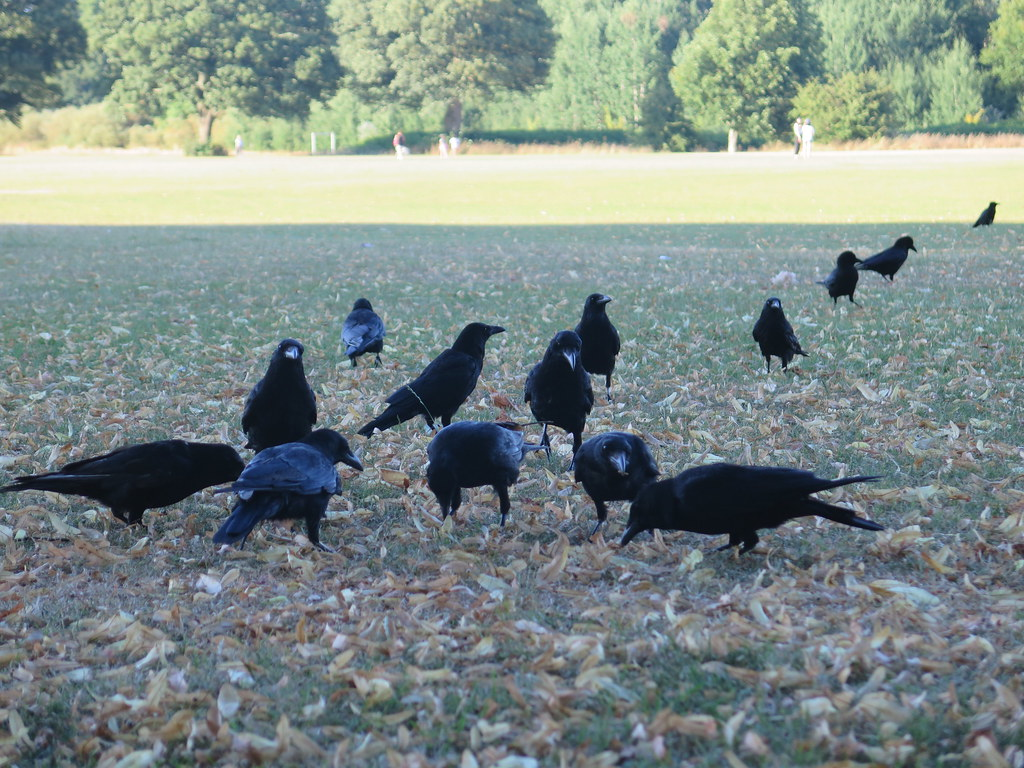
#> input picture crowDetection/crow2.jpg, 1024 x 768 px
$ jupyter execute 'Image Processing-Copy1.ipynb'   (shell and % lines are left out)   (older library calls are emulated)
#> lines starting #> are read from the running program, lines starting #| are printed output that depends on the picture; after the words box and inside, x2 and y2 are one past the last pixel; in counts of white or black regions, pixels touching at a corner belong together
[cell 1]
import matplotlib.pyplot as plt
import matplotlib.image as mpimg
import numpy as np
import numpy as np
import matplotlib.pyplot as plt


plt.figure(figsize=(10,10))
#from scipy import misc

# Read Images
#img = misc.imread(r'crow2.jpg')
import imageio
img=imageio.imread("crow2.jpg")
#> img is the input picture: shape (768, 1024, 3); mean R, G, B 126.4, 139.5, 136
#from PIL import Image
#img = Image.open("crow2.jpg")
# Output Images
plt.imshow(img)

[cell 2]
import skimage.color

grayscale = skimage.color.rgb2gray(img)
img_hsv = skimage.color.rgb2hsv(img)
#> img_hsv: shape (768, 1024, 3) float64; mean of channels 0, 1, 2 0.46, 0.203, 0.572

fig, axes = plt.subplots(1, 3, figsize=(10, 10))
ax = axes.ravel()
ax[0].imshow(img)
ax[0].set_title("Original")

ax[1].imshow(grayscale, cmap=plt.cm.gray)
ax[1].set_title("Grayscale")

ax[2].imshow(img_hsv,cmap ="hsv")
ax[2].set_title("HSV")

fig.tight_layout()
plt.show()

[cell 3]
plt.imshow(img_hsv[:,:,2],cmap="hsv")

[cell 4]
from scipy.misc import imsave
imsave('v component.jpg', img_hsv)

[cell 5]
import cv2
import numpy as np
import scipy
import matplotlib.pyplot as plt

img = cv2.imread(r'crow.jpg')
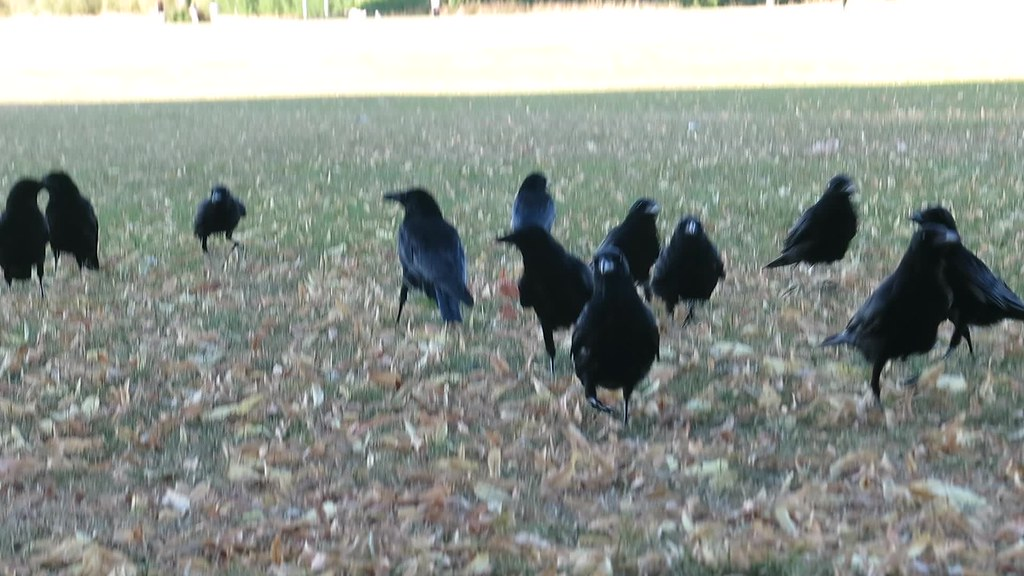
#> input picture crowDetection/crow.jpg, 1024 x 576 px
#> img is the input picture: shape (576, 1024, 3); mean B, G, R 142.3, 147.8, 141.4
hsv =cv2.cvtColor(img,cv2.COLOR_BGR2HSV)
#> hsv: shape (576, 1024, 3); mean H, S, V 62, 27.7, 149.8

[cell 6]
plt.imshow(hsv)

[cell 7]
light_orange = (210, 52, 34)
dark_orange = (180, 32, 7)

[cell 8]
from matplotlib.colors import hsv_to_rgb
lo_square = np.full((10, 10, 3), light_orange, dtype=np.uint8) / 255.0
do_square = np.full((10, 10, 3), dark_orange, dtype=np.uint8) / 255.0
plt.subplot(1, 2, 1)
plt.imshow(hsv_to_rgb(do_square))
plt.subplot(1, 2, 2)
plt.imshow(hsv_to_rgb(lo_square))
plt.show()

[cell 9]
light_orange = (54, 78, 106)
dark_orange = (13, 19, 19)

[cell 10]
mask = cv2.inRange(hsv, light_orange, dark_orange)
#> mask: shape (576, 1024); every value is 0
res= cv2.bitwise_and(hsv,hsv,mask=mask)
#> res: shape (576, 1024, 3); every value is 0
plt.imshow(mask)

[cell 11]
plt.imshow(res)

[cell 12]
# Python program to transform an image using
# threshold.
import numpy as np
import cv2
from matplotlib import pyplot as plt

# Image operation using thresholding
img = cv2.imread(r'crow.jpg')
gray =cv2.cvtColor(img,cv2.COLOR_RGB2GRAY)

ret, thresh = cv2.threshold(gray, 0, 15,
                            cv2.THRESH_BINARY +
                            cv2.THRESH_OTSU)
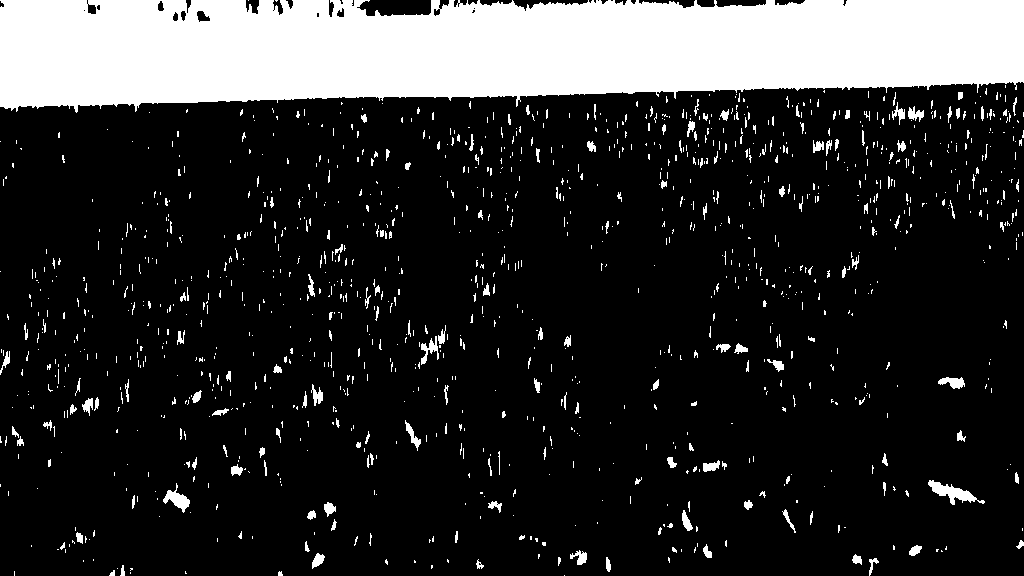
#> thresh: shape (576, 1024); values 0 (black) and 15 (white), 18.6% white; 1237 white regions (1063 under 20 px), largest, box (x1, y1, x2, y2) and area: (0, 0, 1024, 113) 94616, (928, 480, 985, 505) 525, (163, 483, 190, 513) 316
#> ret = 182
plt.imshow(thresh)
plt.show()

[cell 13]
kernel = np.ones((3, 3), np.uint8)
closing = cv2.morphologyEx(thresh, cv2.MORPH_CLOSE,
                            kernel, iterations = 2)
#> closing: shape (576, 1024); values 0 (black) and 15 (white), 19.4% white; 852 white regions (615 under 20 px), largest, box (x1, y1, x2, y2) and area: (0, 0, 1024, 113) 95762, (928, 480, 985, 505) 564, (415, 325, 448, 369) 464

# Background area using Dialation
bg = cv2.dilate(closing, kernel, iterations = 1)
#> bg: shape (576, 1024); values 0 (black) and 15 (white), 23.5% white; 758 white regions (239 under 20 px), largest, box (x1, y1, x2, y2) and area: (0, 0, 1024, 114) 97829, (927, 479, 986, 506) 748, (414, 324, 449, 370) 658

# Finding foreground area
dist_transform = cv2.distanceTransform(closing, cv2.DIST_L2, 0)
ret, fg = cv2.threshold(dist_transform, 0.02
                        * dist_transform.max(), 255, 0)
#> fg: shape (576, 1024) float32; 16.9% white; 268 white regions (193 under 20 px), largest, box (x1, y1, x2, y2) and area: (0, 0, 1024, 111) 93691, (929, 481, 976, 504) 388, (890, 101, 923, 121) 270
#> ret = 1.76

plt.imshow(fg)
plt.show()

[cell 14]
hsv = cv2.cvtColor(img, cv2.COLOR_BGR2HSV)

lower_gray = np.array([0,0,0], np.uint8)
upper_gray = np.array([50,50,100], np.uint8)

mask_gray = cv2.inRange(img, lower_gray, upper_gray)
#> mask_gray: shape (576, 1024); 7.5% white; 67 white regions (52 under 20 px), largest, box (x1, y1, x2, y2) and area: (500, 203, 659, 423) 15018, (858, 229, 1024, 399) 11029, (0, 173, 99, 288) 7072
img_res = cv2.bitwise_and(img, img, mask = mask_gray)

[cell 15]
from matplotlib.colors import hsv_to_rgb
lo_square = np.full((10, 10, 3), lower_gray, dtype=np.uint8) / 255.0
do_square = np.full((10, 10, 3), upper_gray, dtype=np.uint8) / 255.0
plt.subplot(1, 2, 1)
plt.imshow(hsv_to_rgb(do_square))
plt.subplot(1, 2, 2)
plt.imshow(hsv_to_rgb(lo_square))
plt.show()
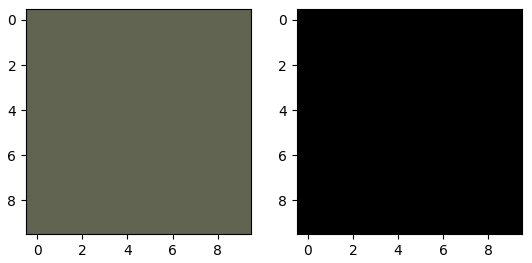
#> figure drawn by matplotlib, 2 panels

[cell 16]
plt.imshow(mask_gray,cmap="gray")

[cell 17]
# noise removal
kernel = np.ones((3,3),np.uint8)
opening = cv2.morphologyEx(mask_gray,cv2.MORPH_OPEN,kernel, iterations = 2)
#> opening: shape (576, 1024); 7.2% white; 13 white regions, largest, box (x1, y1, x2, y2) and area: (508, 204, 659, 398) 14737, (863, 229, 1024, 394) 10642, (0, 174, 98, 281) 6908

# sure background area
sure_bg = cv2.dilate(opening,kernel,iterations=3)
#> sure_bg: shape (576, 1024); 9.2% white; 9 white regions, largest, box (x1, y1, x2, y2) and area: (505, 201, 726, 401) 22508, (860, 206, 1024, 397) 13706, (0, 171, 101, 284) 8553
# Finding sure foreground area
dist_transform = cv2.distanceTransform(opening,cv2.DIST_L2,5)
ret, sure_fg = cv2.threshold(dist_transform,0.7*dist_transform.max(),255,0)
#> sure_fg: shape (576, 1024) float32; 0.3% white; 5 white regions, box (x1, y1, x2, y2) and area: (607, 314, 635, 364) 795, (893, 265, 947, 333) 712, (546, 275, 563, 301) 208, (14, 238, 22, 246) 25, (691, 266, 695, 275) 23
#> ret = 24.61
# Finding unknown region
sure_fg = np.uint8(sure_fg)
unknown = cv2.subtract(sure_bg,sure_fg)
#> unknown: shape (576, 1024); 8.9% white; 9 white regions, largest, box (x1, y1, x2, y2) and area: (505, 201, 726, 401) 21482, (860, 206, 1024, 397) 12994, (0, 171, 101, 284) 8528

plt.imshow(sure_bg,cmap="gray")

[cell 18]
# Marker labelling
ret, markers = cv2.connectedComponents(sure_bg)
#> markers: shape (576, 1024) int32; 10 distinct labels, from 0 to 9
#> ret = 10
# Add one to all labels so that sure background is not 0, but 1
markers = markers+1
#> markers: shape (576, 1024) int32; 10 distinct labels, from 1 to 10
# Now, mark the region of unknown with zero
markers[unknown==255] = 0
#> markers: shape (576, 1024) int32; 5 distinct labels, from 0 to 8

[cell 19]
plt.imshow(markers)

[cell 20]
markers = cv2.watershed(img,markers)
#> markers: shape (576, 1024) int32; 5 distinct labels, from -1 to 8
img[markers == -1] = [255,0,0]
#> img: shape (576, 1024, 3); 0.91% of pixels changed, all inside (x1, y1, x2, y2) = (0, 0, 1024, 576)

[cell 21]
plt.figure(figsize=(10,10))
plt.imshow(img)

[cell 22]
kernel = np.ones((3, 3), np.uint8)
closing = cv2.morphologyEx(mask_gray, cv2.MORPH_CLOSE,
                            kernel, iterations = 5)
#> closing: shape (576, 1024); 8.2% white; 23 white regions (15 under 20 px), largest, box (x1, y1, x2, y2) and area: (498, 202, 725, 423) 20345, (849, 209, 1024, 399) 12253, (0, 173, 99, 288) 7666

# Background area using Dialation
bg = cv2.dilate(closing, kernel, iterations = 2)
#> bg: shape (576, 1024); 9.6% white; 17 white regions (1 under 20 px), largest, box (x1, y1, x2, y2) and area: (496, 200, 727, 425) 23242, (847, 207, 1024, 401) 14056, (0, 171, 101, 299) 8672

# Finding foreground area
dist_transform = cv2.distanceTransform(closing, cv2.DIST_L2, 0)
ret, fg = cv2.threshold(dist_transform, 0.03* dist_transform.max(), 255, 0)
#> fg: shape (576, 1024) float32; 7.6% white; 13 white regions (5 under 20 px), largest, box (x1, y1, x2, y2) and area: (502, 203, 724, 409) 19210, (850, 210, 1024, 396) 11555, (0, 174, 98, 283) 7268
#> ret = 1.27

plt.imshow(fg,cmap="gray")

[cell 23]
# noise removal
kernel = np.ones((3,3),np.uint8)
opening = cv2.morphologyEx(thresh,cv2.MORPH_OPEN,kernel, iterations = 2)
#> opening: shape (576, 1024); values 0 (black) and 15 (white), 16.4% white; 49 white regions (1 under 20 px), largest, box (x1, y1, x2, y2) and area: (0, 0, 1024, 108) 93850, (929, 481, 974, 501) 443, (166, 491, 189, 509) 260
# sure background area
sure_bg = cv2.dilate(opening,kernel,iterations=3)
#> sure_bg: shape (576, 1024); values 0 (black) and 15 (white), 18.4% white; 43 white regions, largest, box (x1, y1, x2, y2) and area: (0, 0, 1024, 111) 99510, (926, 478, 977, 504) 875, (163, 488, 192, 512) 542
# Finding sure foreground area
dist_transform = cv2.distanceTransform(opening,cv2.DIST_L2,5)
ret, sure_fg = cv2.threshold(dist_transform,0.7*dist_transform.max(),255,0)
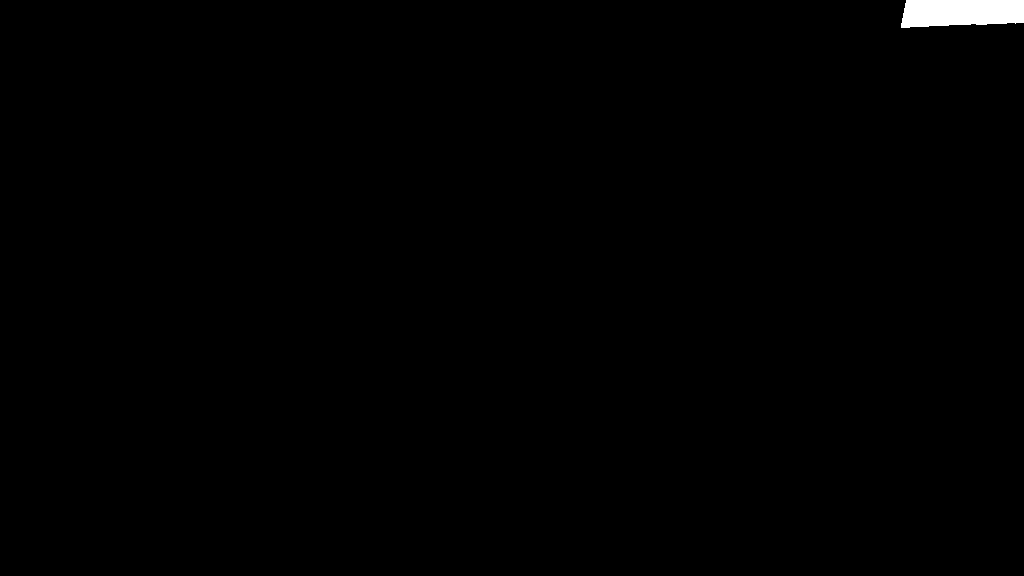
#> sure_fg: shape (576, 1024) float32; 0.51% white; 1 white region, box (x1, y1, x2, y2) and area: (901, 0, 1024, 28) 3037
#> ret = 59.5

sure_fg = np.uint8(fg)
unknown = cv2.subtract(bg,sure_fg)
#> unknown: shape (576, 1024); 2% white; 18 white regions (1 under 20 px), largest, box (x1, y1, x2, y2) and area: (496, 200, 727, 425) 4020, (847, 207, 1024, 401) 2499, (0, 171, 101, 299) 1260
# Marker labelling
ret, markers = cv2.connectedComponents(sure_fg,connectivity=4)
#> markers: shape (576, 1024) int32; 19 distinct labels, from 0 to 18
#> ret = 19
# Add one to all labels so that sure background is not 0, but 1
markers = markers+1
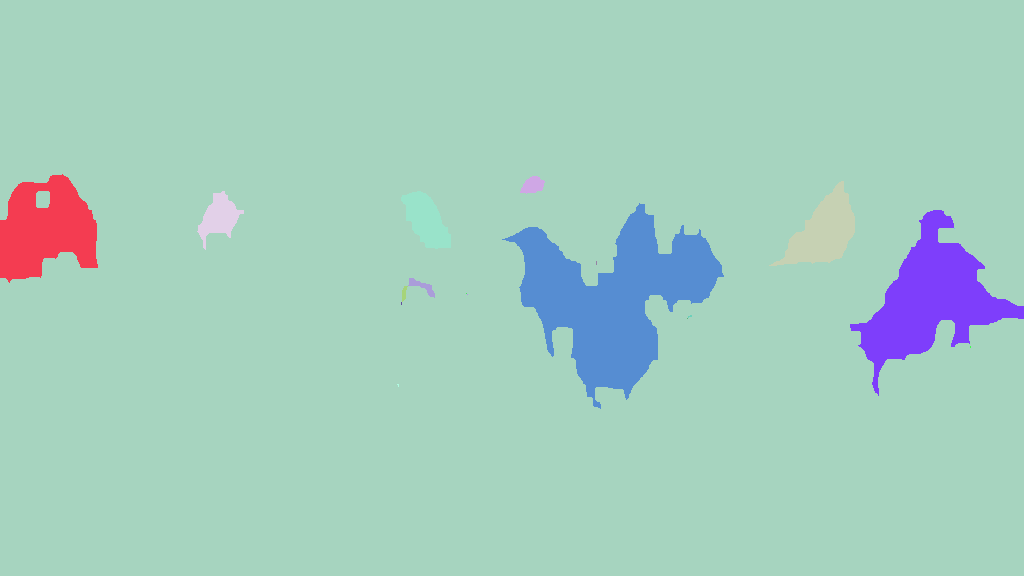
#> markers: shape (576, 1024) int32; 19 distinct labels, from 1 to 19; one colour per label, 0 black
# Now, mark the region of unknown with zero
markers[unknown==255] = 0
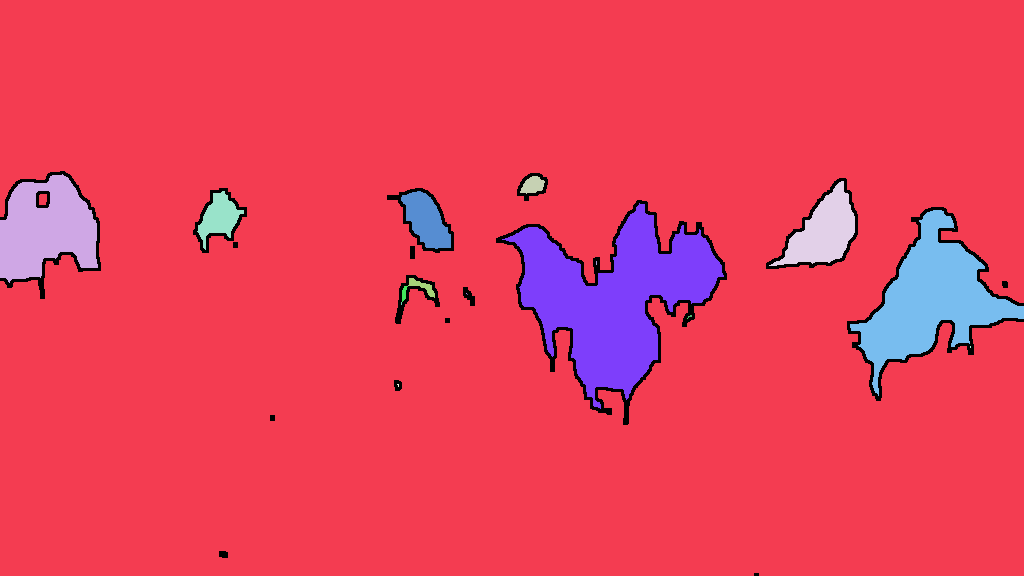
#> markers: shape (576, 1024) int32; 20 distinct labels, from 0 to 19; one colour per label, 0 black

[cell 24]
plt.imshow(markers)

[cell 25]
markers = cv2.watershed(img,markers)
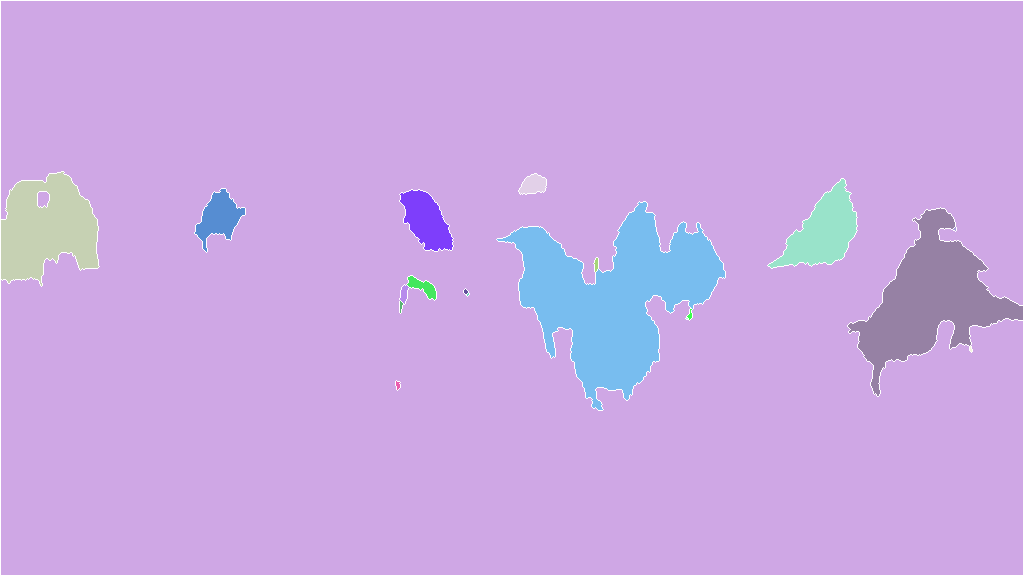
#> markers: shape (576, 1024) int32; 20 distinct labels, from -1 to 19; one colour per label, 0 black, -1 white
img[markers == -1] = [252, 240, 3]
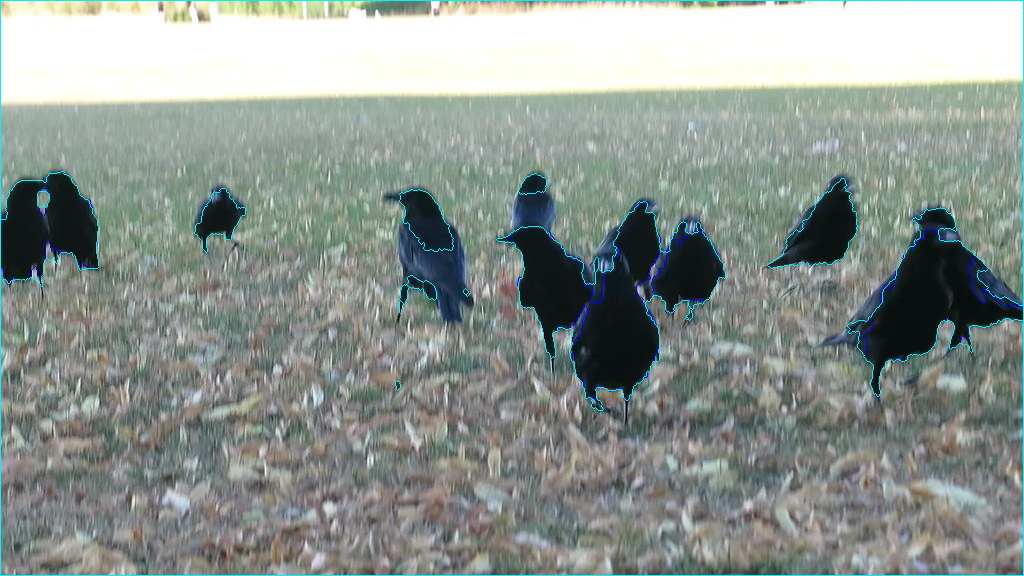
#> img: shape (576, 1024, 3); mean B, G, R 144.1, 149, 140.2
